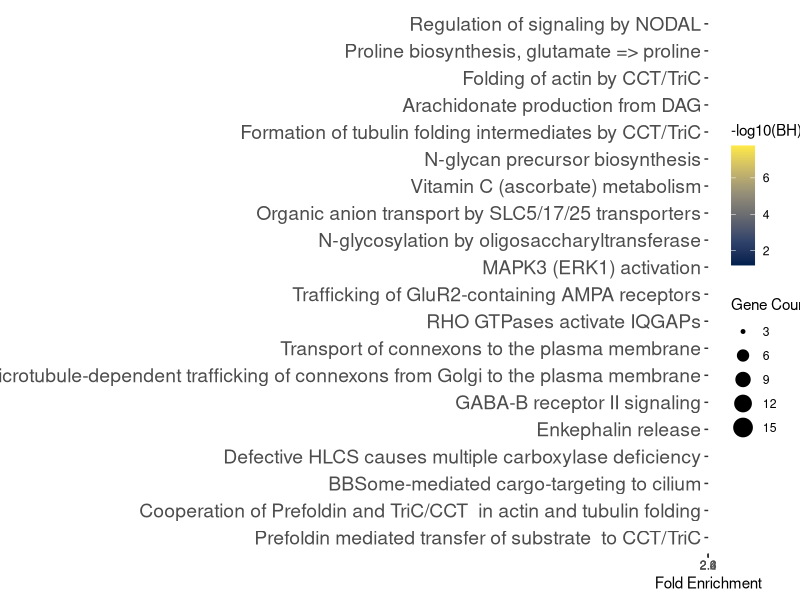
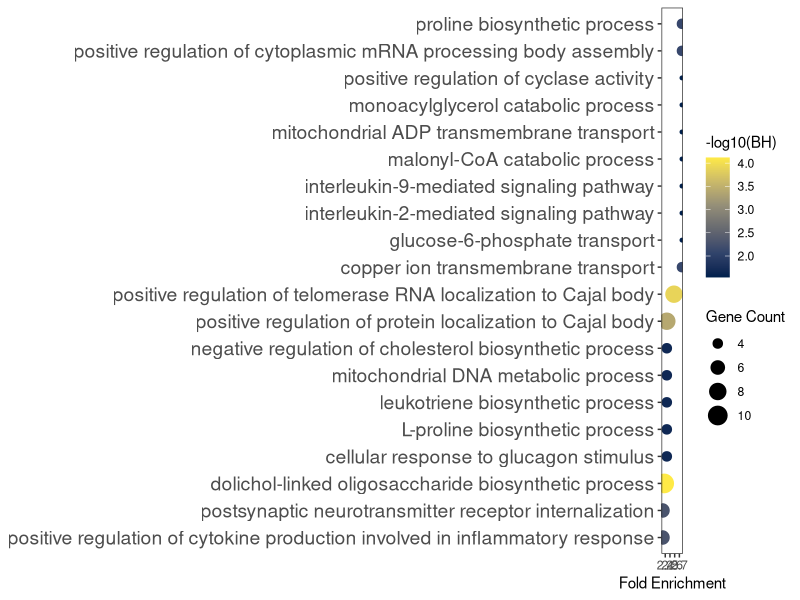
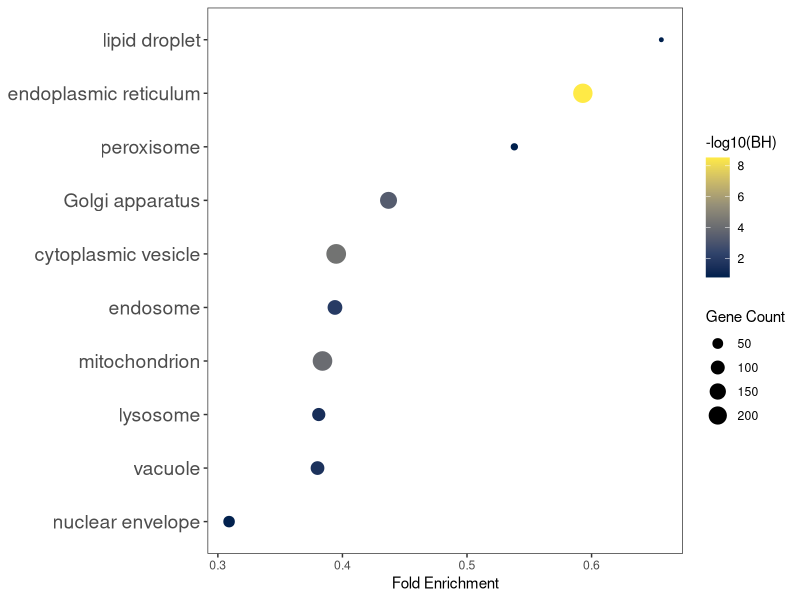
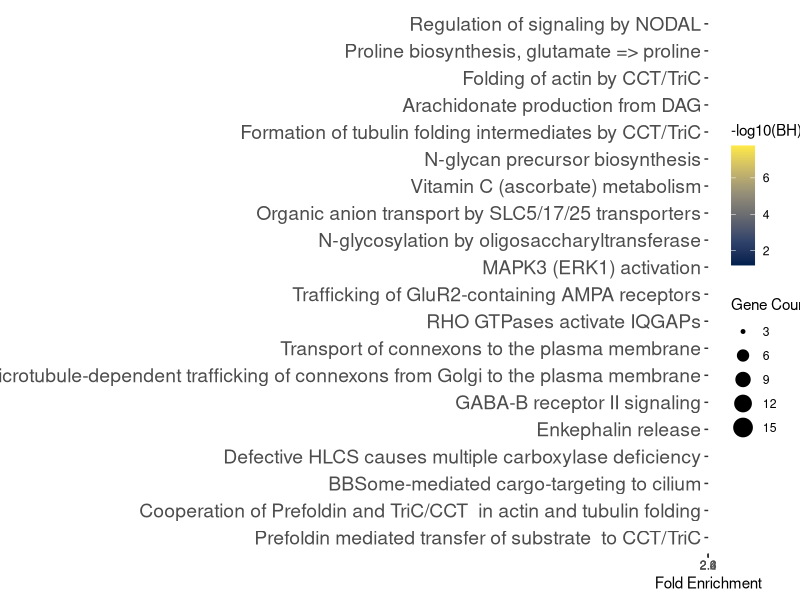
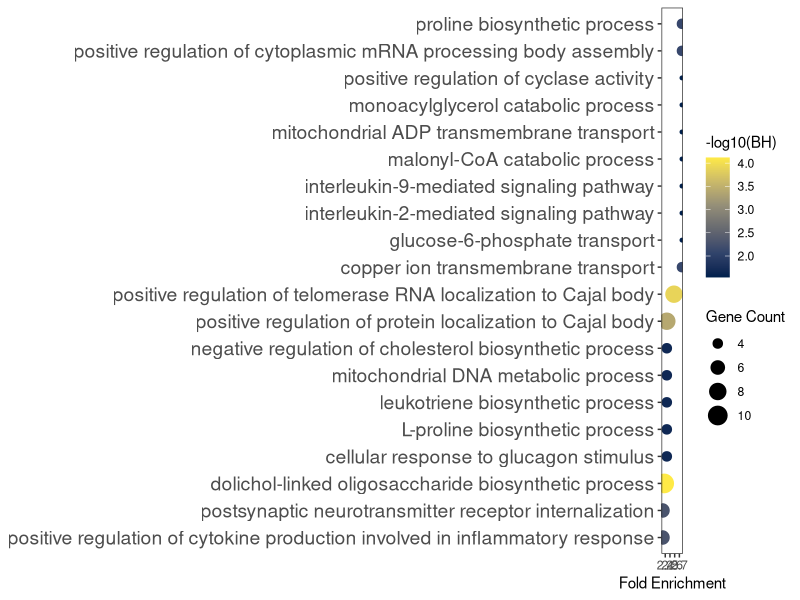
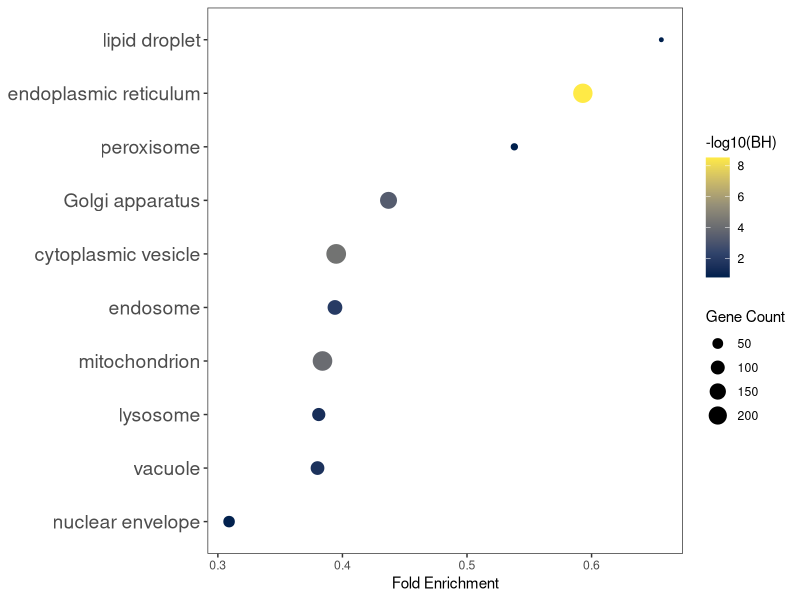

Here is the R script that generated these plots, in order:
library(dplyr)
library(ggplot2)
library(readr)
library(stringr)
library(forcats)

# ---------------------------------------------------------
# 1. INPUT
# ---------------------------------------------------------

enrich_df <- read.csv("Proteomic_output_txts/PANGEA_results/Acute_100vsVeh_100uMenrichment_2026-04-06 135232.csv",
                      check.names = FALSE)

outdir <- "Proteomic_Figs/PANGEA_top_terms_plots/Acute_100vsVeh_100uMenrichment/dotplots/"
dir.create(outdir, recursive = TRUE, showWarnings = FALSE)

bh_cutoff <- 0.5
colnames(enrich_df)
# ---------------------------------------------------------
# 2. CLEAN COLUMN TYPES
# ---------------------------------------------------------

enrich_df <- enrich_df %>%
  mutate(
    `Fold Enrichment` = as.numeric(`log2 fold`),
    `Benjamini & Hochberg` = as.numeric(`Benjamini & Hochberg`)
  )

# ---------------------------------------------------------
# 3. HELPER FUNCTION TO MAKE PLOTS
# ---------------------------------------------------------

make_enrichment_plot <- function(df, n_terms, title_text, out_file) {
  
  if (nrow(df) == 0) {
    message("No rows found for: ", title_text)
    return(NULL)
  }
  
  plot_df <- df %>%
    filter(!is.na(`Fold Enrichment`),
           !is.na(`Benjamini & Hochberg`),
           `Benjamini & Hochberg` <= bh_cutoff) %>%
    arrange(desc(`Fold Enrichment`), `Benjamini & Hochberg`) %>%
    distinct(`Gene Set Name`, .keep_all = TRUE) %>%
    slice_head(n = n_terms) %>%
    mutate(
      `Gene Set Name` = fct_reorder(`Gene Set Name`, `Fold Enrichment`)
    )
  
  if (nrow(plot_df) == 0) {
    message("No significant rows after BH filtering for: ", title_text)
    return(NULL)
  }
  
  library(viridis)
  
  p <- ggplot(plot_df,
         aes(x = `Fold Enrichment`,
             y = fct_reorder(`Gene Set Name`, `Fold Enrichment`),
             size = `Count Overlap Gene`,
             color = -log10(`Benjamini & Hochberg`))) +
    geom_point() +
    scale_color_viridis_c(option = "cividis") +
    labs(
      x = "Fold Enrichment",
      y = NULL,
      color = "-log10(BH)",
      size = "Gene Count"
    ) +
    theme_bw() +
    theme(panel.grid = element_blank(),
          axis.text.y = element_text(size = 14)
    )
  print(p)
  
  ggsave(
    filename = file.path(outdir, out_file),
    plot = p,
    width = 10,
    height = 7
  )
  
  return(plot_df)
}

# ---------------------------------------------------------
# 4. DEFINE CATEGORIES
# ---------------------------------------------------------

pathway_categories <- c(
  "REACTOME pathway",
  "PANTHER Pathway H.sap",
  "KEGG Pathway H.sap"
)

bp_categories <- c(
  "GO Biological Processes",
  "Direct GO Biological Processes",
  "SLIM2 GO BP"
)

cc_categories <- c(
  "GO Cellular Component",
  "Direct GO Cellular Component",
  "SLIM2 GO CC"
  
)

# ---------------------------------------------------------
# 5. SUBSET TABLES
# ---------------------------------------------------------

pathway_df <- enrich_df %>%
  filter(`Gene Set Category` %in% pathway_categories)

bp_df <- enrich_df %>%
  filter(`Gene Set Category` %in% bp_categories)

cc_df <- enrich_df %>%
  filter(`Gene Set Category` %in% cc_categories)

# ---------------------------------------------------------
# 6. MAKE PLOTS
# ---------------------------------------------------------

top_pathways <- make_enrichment_plot(
  df = pathway_df,
  n_terms = 20,
  title_text = "Top 20 Enriched Pathways (BH <= 0.1)",
  out_file = "top20_pathways_BH0.1.pdf"

)

top_bp <- make_enrichment_plot(
  df = bp_df,
  n_terms = 20,
  title_text = "Top 20 Enriched Biological Processes (BH <= 0.1)",
  out_file = "top20_biological_processes_BH0.1.pdf"

)

top_cc <- make_enrichment_plot(
  df = cc_df,
  n_terms = 10,
  title_text = "Top 10 Enriched Cellular Components (BH <= 0.1)",
  out_file = "top10_cellular_components_BH0.1.pdf"
 
)

# ---------------------------------------------------------
# 7. WRITE TABLES USED FOR EACH PLOT
# ---------------------------------------------------------

if (!is.null(top_pathways)) {
  write.csv(top_pathways,
            file.path(outdir, "top20_pathways_BH0.1.csv"),
            row.names = FALSE)
}

if (!is.null(top_bp)) {
  write.csv(top_bp,
            file.path(outdir, "top20_biological_processes_BH0.1.csv"),
            row.names = FALSE)
}

if (!is.null(top_cc)) {
  write.csv(top_cc,
            file.path(outdir, "top10_cellular_components_BH0.1.csv"),
            row.names = FALSE)
}
